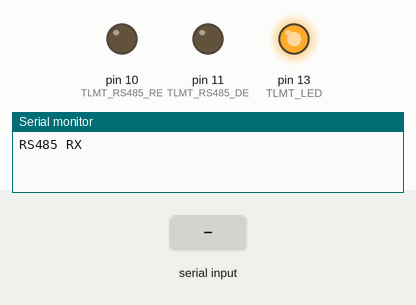
Simulated run of this sketch. Board: Arduino Uno, built with avr-gcc and run on an emulated ATmega328P. Parts: output pins drawn as LEDs (lit = HIGH), the last lines printed to the serial monitor. Inputs (shaded band) come from the test bench.

Above: at 1.2 s.
1.3 s: "1" received over the second serial link
At 2.4 s:
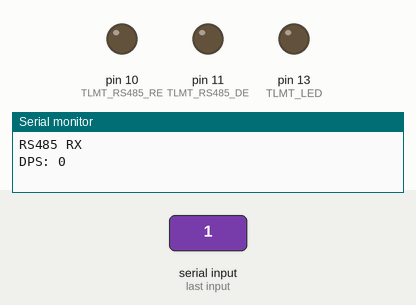
Timing chart, 0 to 4.3 s (numbered marks = the images above; inputs shaded):
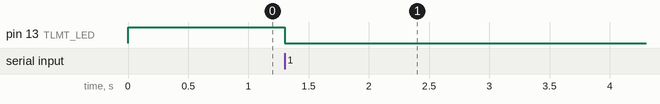

Measured:
- after the input at 1.3 s, pin 13 (TLMT_LED): HIGH → LOW at once

The sketch:

RS485_rx.ino
```cpp
#include <SoftwareSerial.h>

#define TLMT_RS485_RO 12 //RX
#define TLMT_RS485_DI 9 //TX

#define TLMT_RS485_DE 11  //RS485 Direction control
#define TLMT_RS485_RE 10  //RS485 Direction control

#define TLMT_RS485_TRANSMIT HIGH
#define TLMT_RS485_RECEIVE LOW

#define TLMT_LED  13

SoftwareSerial RS485Serial(TLMT_RS485_RO, TLMT_RS485_DI); // RX, TX

int byteReceived;
int byteSend;

union ub_uint16{uint16_t value; byte bytes[2];};
ub_uint16 analogX;


void setup(){
  // Start the built-in serial port, probably to Serial Monitor
  Serial.begin(115200);
  Serial.println("RS485 RX");

  pinMode(TLMT_LED, OUTPUT); digitalWrite(TLMT_LED, HIGH);
  pinMode(TLMT_RS485_DE, OUTPUT); digitalWrite(TLMT_RS485_DE, LOW);
  pinMode(TLMT_RS485_RE, OUTPUT); digitalWrite(TLMT_RS485_RE, LOW);

  RS485Serial.begin(9600);
}

void loop(){
  while (RS485Serial.available()){
//    digitalWrite(TLMT_LED, HIGH);
//    Serial.print("HEAD: 0x"); Serial.println(RS485Serial.read(), HEX);
//    Serial.print("HEAD: 0x"); Serial.println(RS485Serial.read(), HEX);
//    Serial.print("ID: 0x"); Serial.println(RS485Serial.read(), HEX);
//    Serial.print("LENGHT: 0x"); Serial.println(RS485Serial.read(), HEX);
//    Serial.print("INS: 0x"); Serial.println(RS485Serial.read(), HEX);
//
//    RS485Serial.readBytes(analogX.bytes, sizeof(analogX.bytes));
//    Serial.println(analogX.value);
//
//    Serial.print("Checksum "); Serial.println(RS485Serial.read());

    TLMT_receive();

    digitalWrite(TLMT_LED, LOW);
  }

//    beginTransmission();
//    RS485Serial.write('A');
//    endTransmission();
}

int TLMT_PACKET_index = 0;
int TLMT_PACKET_checksum = 0;

unsigned char TLMT_PACKET_id = 0;           // id of this frame
unsigned char TLMT_PACKET_length = 0;       // length of this frame
unsigned char TLMT_PACKET_ins = 0;          // instruction of this frame
unsigned char TLMT_PACKET[143];      // parameters (match RX-64 buffer size)
unsigned char TLMT_PACKET_i = 0;        // index in param buffer

unsigned long TLMT_millis = 0;
int TLMT_PACKET_count = 0;

void TLMT_receive(){
  if(TLMT_PACKET_index == 0){
    if(RS485Serial.read() == 0xff){
      TLMT_PACKET_index = 1;
    }
  }else if(TLMT_PACKET_index == 1){   // another start byte
      if(RS485Serial.read() == 0xff)
          TLMT_PACKET_index = 2;
      else
          TLMT_PACKET_index = 0;
  }else if(TLMT_PACKET_index == 2){   // next byte is length
      analogX.bytes[0] = RS485Serial.read();
      TLMT_PACKET_index = 3;
  }else if(TLMT_PACKET_index == 3){   // next byte is instruction
      analogX.bytes[1] = RS485Serial.read();
      Serial.println(analogX.value);
      TLMT_PACKET_count++;
      TLMT_PACKET_index = 0;
  }
  if(millis() - TLMT_millis > 1000){
    Serial.println("DPS: " + String(TLMT_PACKET_count));
    TLMT_millis = millis();
    TLMT_PACKET_count = 0;
  }
}
void beginTransmission(){
  digitalWrite(TLMT_LED, HIGH);
  digitalWrite(TLMT_RS485_DE, TLMT_RS485_TRANSMIT);
  digitalWrite(TLMT_RS485_RE, TLMT_RS485_TRANSMIT);
}
void endTransmission(){
  digitalWrite(TLMT_RS485_DE, TLMT_RS485_RECEIVE);
  digitalWrite(TLMT_RS485_RE, TLMT_RS485_RECEIVE);
  digitalWrite(TLMT_LED, LOW);
}
```
